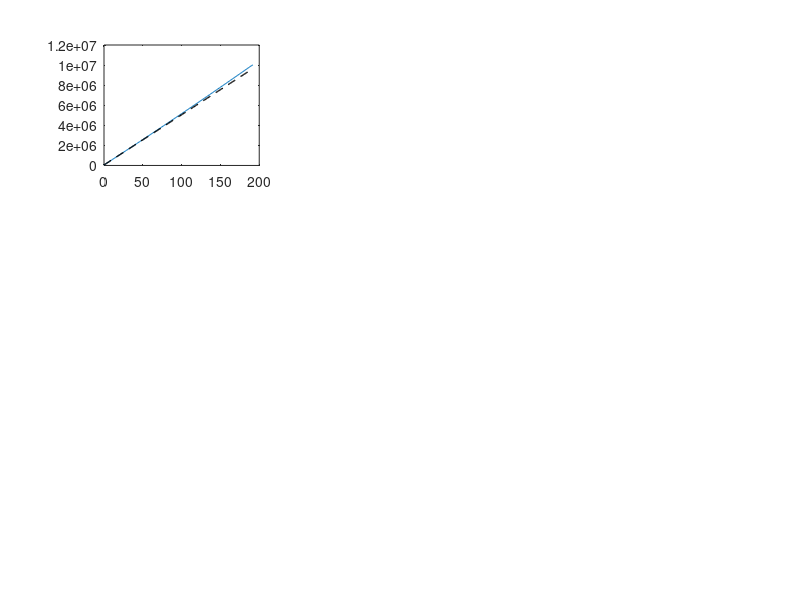

This chart was generated by the following MATLAB code: (Note: this script raises an error after producing the figure.)
clear;

i = [0.5, 6.0, 10.5];
D = [16, 32, 48];
Y_r = 10E6;

p = (1 + i./100).^(1/12);

C = (Y_r .* (p - 1)) ./ (p .* (p.^(12.*D') - 1));
P = 12.*D'.*C;

u = @(t) 1.0 .* (t >= 0);
y = @(n, C, p, D) C ./ (p - 1) .* ( (p.^(n + 1) - 1).*u(n) - (p.^(n + 1 - 12*D) - 1).*u(n - 12*D));
for j = 1:1:3
    n = 0:1:(D(j)*12);
    P_t = (n+1) .* C(j,:)';
    y_t = y(n, C(j,:)', p', D(j));
    for k = 1:1:3     
        subplot(3,3,((j-1)*3+k-1)+1);
        plot(n, y_t(k,:), '-', n, P_t(k,:), '--', 'color', [0,0,0], 'linewidth', 1);
        title("APY of " + string(i(k))+"% over " + string(D(j)) + " years");
        legend('Value of Account', 'Principle Invested', 'Location','northwest');
        xlabel('Months');
        grid on;
    end
end